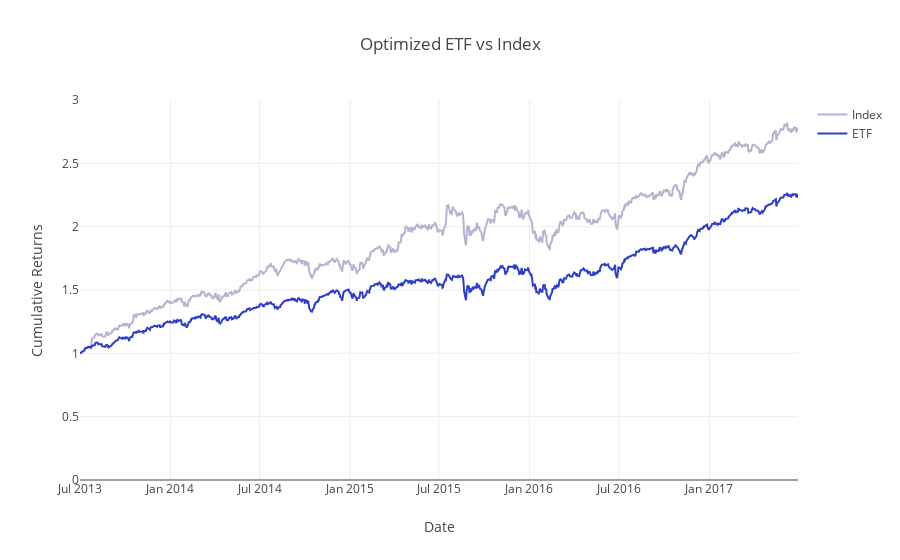

The notebook cell saved with this chart:
### Markdown cell above
With our ETF weights built, let's compare it to the index. Run the next cell to calculate the ETF returns and compare it to the index returns.

### Code cell
optim_etf_returns = generate_weighted_returns(returns, optimal_single_rebalance_etf_weights)
optim_etf_cumulative_returns = calculate_cumulative_returns(optim_etf_returns)
project_helper.plot_benchmark_returns(index_weighted_cumulative_returns, optim_etf_cumulative_returns, 'Optimized ETF vs Index')

optim_etf_tracking_error = tracking_error(np.sum(index_weighted_returns, 1), np.sum(optim_etf_returns, 1))
print('Optimized ETF Tracking Error: {optim_etf_tracking_error}')

### Figure 1 — Plotly figure (JSON) as saved in the notebook; plotly's stock layout.template omitted (floating-point values rounded to 4 significant figures; data arrays with more than 128 entries replaced by an {"elided": "..."} marker saying what was removed)
{"data": [{"line": {"color": "#B6B2CF"}, "name": "Index", "type": "scatter", "uid": "024e4737-9050-428a-86d7-fa16fa16b7cd", "x": {"elided": "1009 str values"}, "y": {"elided": "1009 float values"}}, {"line": {"color": "#2D3ECF"}, "name": "ETF", "type": "scatter", "uid": "27f124fd-633f-405a-9aa9-e5f84820b148", "x": {"elided": "1009 str values"}, "y": {"elided": "1009 float values"}}], "layout": {"title": {"text": "Optimized ETF vs Index"}, "xaxis": {"title": {"text": "Date"}}, "yaxis": {"range": [0, 3], "title": {"text": "Cumulative Returns"}}}}
